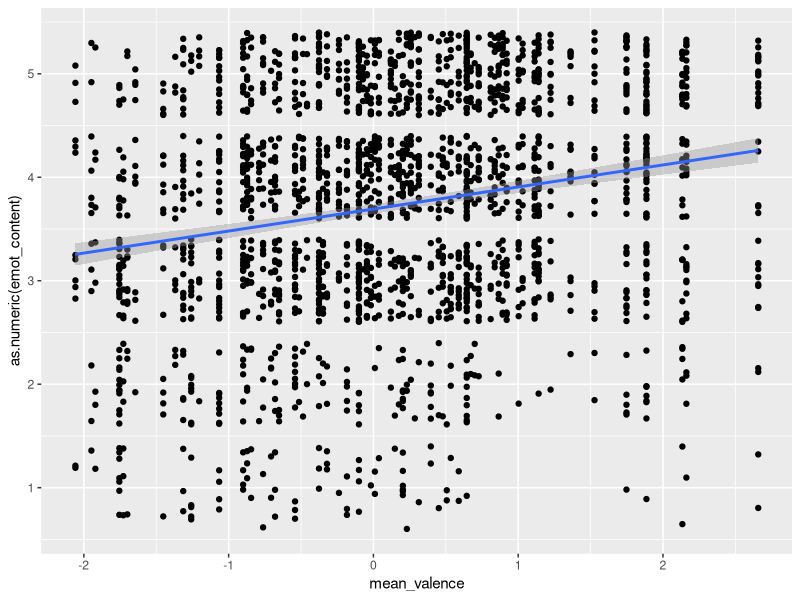
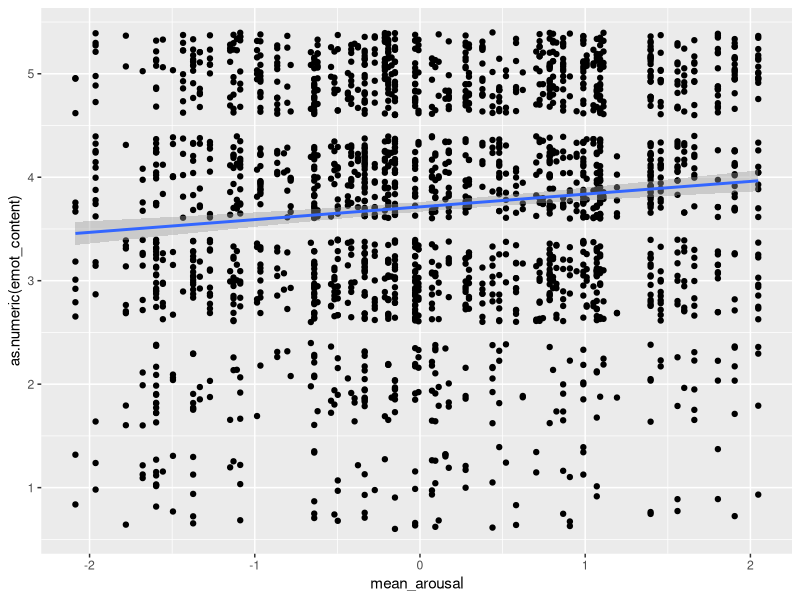
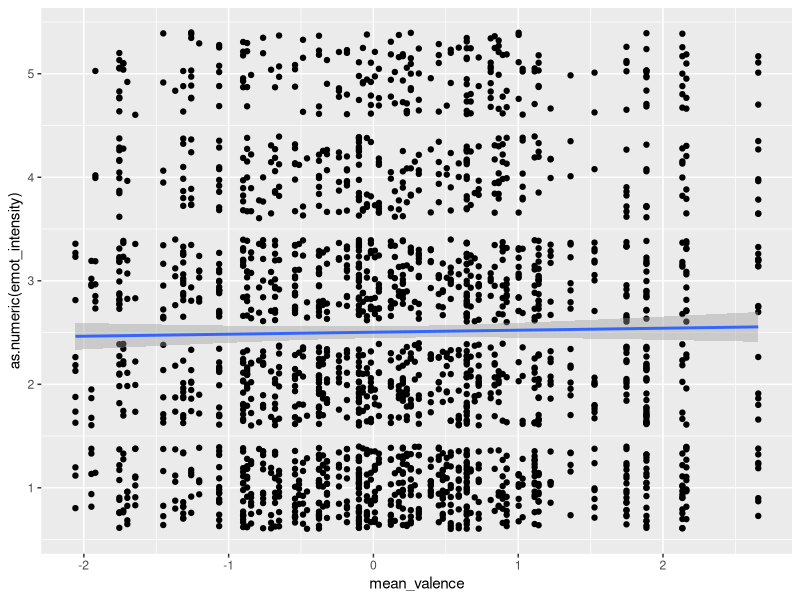
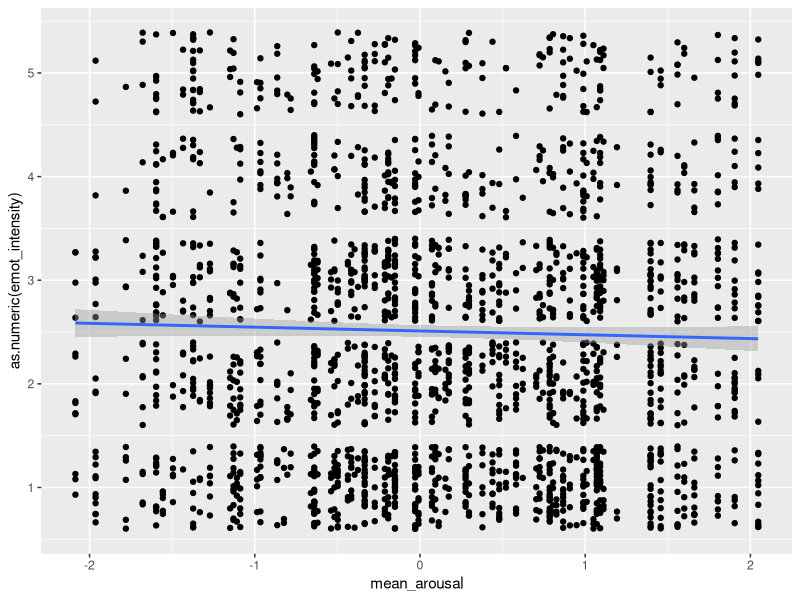
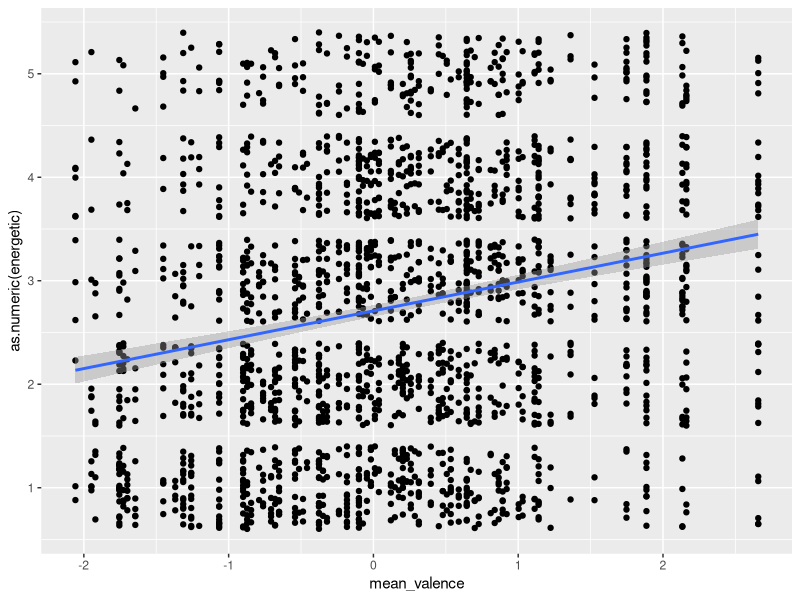
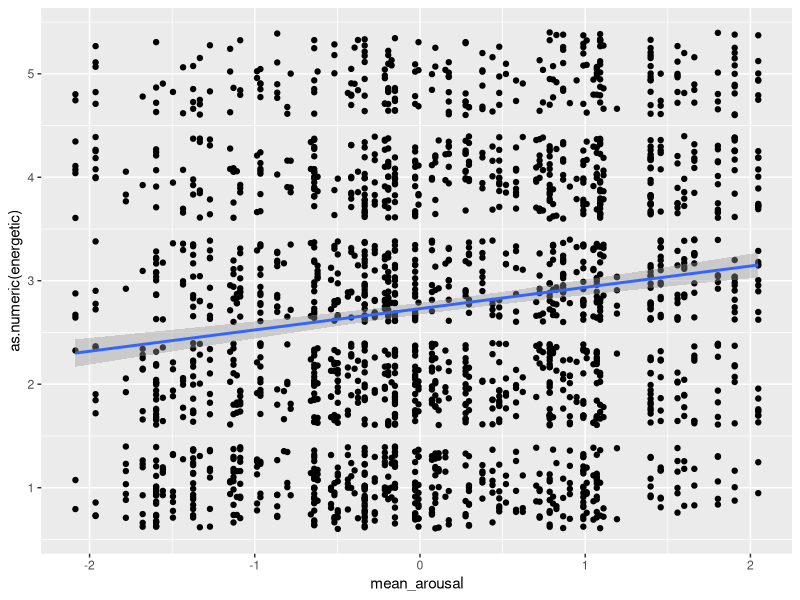
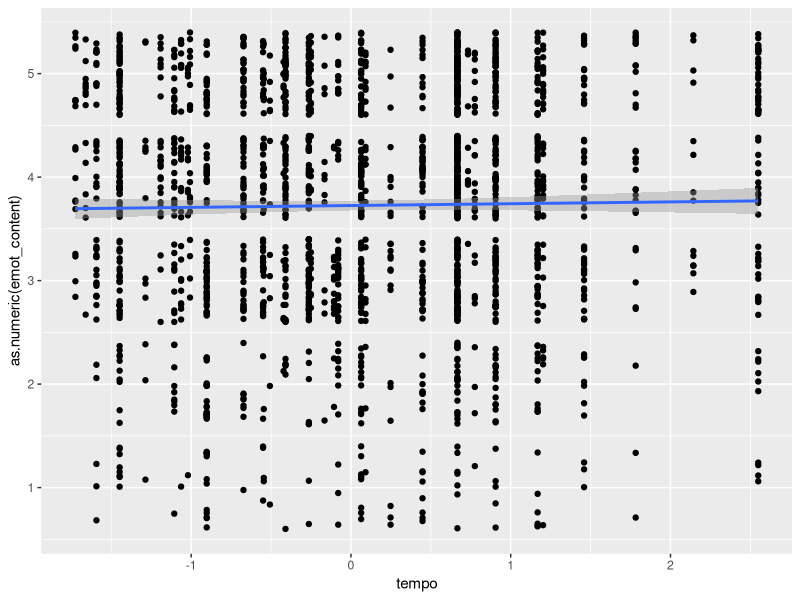
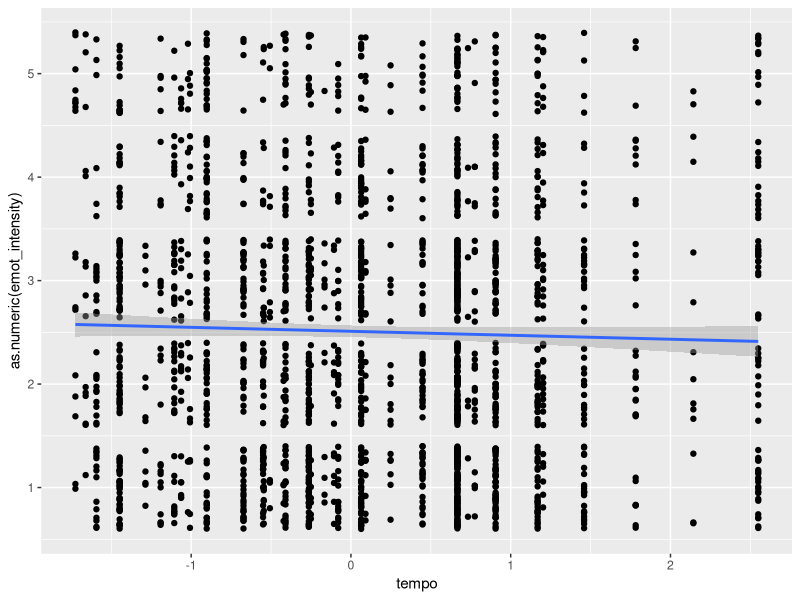

Generate these figures, in order, with R:
## ---- chunk 1
knitr::opts_chunk$set(echo = FALSE, message = FALSE)
## ---- chunk 2
library(tidyverse)
library(magrittr)
library(lme4)
library(lmerTest)
## ---- chunk 3
data <- read_csv('../../data/processed/dense/joined_with_features/memory_all.csv')
## ---- chunk 4
common_rating <- c('not at all', 'a little', 'somewhat', 'very', 'extremely')
data_factor <- data %>%
  mutate(emot_content = factor(emot_content,
                               levels = c('very negative','somewhat negative',
                                          'neutral','somewhat positive',
                                          'very positive'),
                               ordered = TRUE),
         emot_intensity = factor(emot_intensity, 
                                 levels = common_rating,
                                 ordered = TRUE),
         energetic = factor(energetic,
                            levels = common_rating,
                            ordered = TRUE)
         )

## ---- chunk 5
summary(lmer(as.numeric(emot_content) ~ mean_valence + (1|internal_id) + (1|song_id), data_factor))
## ---- chunk 6
ggplot(data_factor, aes(mean_valence, as.numeric(emot_content))) +
  geom_jitter(width = 0) +
  geom_smooth(method = 'lm')
## ---- chunk 7
summary(lmer(as.numeric(emot_content) ~ mean_arousal + (1|internal_id) + (1|song_id), data_factor))
## ---- chunk 8
ggplot(data_factor, aes(mean_arousal, as.numeric(emot_content))) +
  geom_jitter(width = 0) +
  geom_smooth(method = 'lm')
## ---- chunk 9
summary(lmer(as.numeric(emot_intensity) ~ mean_valence + (1|internal_id) + (1|song_id), data_factor))
## ---- chunk 10
ggplot(data_factor, aes(mean_valence, as.numeric(emot_intensity))) +
  geom_jitter(width = 0) +
  geom_smooth(method = 'lm')
## ---- chunk 11
summary(lmer(as.numeric(emot_intensity) ~ mean_arousal + (1|internal_id) + (1|song_id), data_factor))
## ---- chunk 12
ggplot(data_factor, aes(mean_arousal, as.numeric(emot_intensity))) +
  geom_jitter(width = 0) +
  geom_smooth(method = 'lm')
## ---- chunk 13
summary(lmer(as.numeric(energetic) ~ mean_valence + (1|internal_id) + (1|song_id), data_factor))
## ---- chunk 14
ggplot(data_factor, aes(mean_valence, as.numeric(energetic))) +
  geom_jitter(width = 0) +
  geom_smooth(method = 'lm')
## ---- chunk 15
summary(lmer(as.numeric(energetic) ~ mean_arousal + (1|internal_id) + (1|song_id), data_factor))
## ---- chunk 16
ggplot(data_factor, aes(mean_arousal, as.numeric(energetic))) +
  geom_jitter(width = 0) +
  geom_smooth(method = 'lm')
## ---- chunk 17
summary(lmer(as.numeric(emot_content) ~ mean_valence*mean_arousal + (1|internal_id) + (1|song_id), data_factor))
## ---- chunk 18
summary(lmer(as.numeric(emot_intensity) ~ mean_valence*mean_arousal + (1|internal_id) + (1|song_id), data_factor))
## ---- chunk 19
summary(lmer(as.numeric(energetic) ~ mean_valence*mean_arousal + (1|internal_id) + (1|song_id), data_factor))
## ---- chunk 20
summary(lmer(as.numeric(emot_content) ~ tempo + (1|internal_id) + (1|song_id), data_factor))
## ---- chunk 21
ggplot(data_factor, aes(tempo, as.numeric(emot_content))) +
  geom_jitter(width = 0) +
  geom_smooth(method = 'lm')
## ---- chunk 22
summary(lmer(as.numeric(emot_intensity) ~ tempo + (1|internal_id) + (1|song_id), data_factor))
## ---- chunk 23
ggplot(data_factor, aes(tempo, as.numeric(emot_intensity))) +
  geom_jitter(width = 0) +
  geom_smooth(method = 'lm')
## ---- chunk 24
summary(lmer(as.numeric(energetic) ~ tempo + (1|internal_id) + (1|song_id), data_factor))
## ---- chunk 25
ggplot(data_factor, aes(tempo, as.numeric(energetic))) +
  geom_jitter(width = 0) +
  geom_smooth(method = 'lm')
